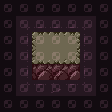

This is a level from a 2D game, rendered from its Tiled map with the project's own tilesets. A one-line summary and the complete map file follow:
An orthogonal 7x7 tile map with 16x16 px tiles, 3 tile layers (Base, Attributes, Base), 4 tilesets.

<map version="1.10" tiledversion="1.11.0" orientation="orthogonal" renderorder="right-down" width="7" height="7" tilewidth="16" tileheight="16" infinite="0" nextlayerid="41" nextobjectid="1">
 <properties>
  <property name="avoid_map_edge" type="bool" value="true" />
 </properties>
 <tileset firstgid="1" source="../MapTiles.tsx" />
 <tileset firstgid="257" source="../DiscoFloorTiles.tsx" />
 <tileset firstgid="289" source="../Attributes.tsx" />
 <tileset firstgid="293" source="../TechnicalTiles.tsx" />
 <layer id="1" name="Base" width="7" height="7">
  <data encoding="csv">
0,0,0,0,0,0,0,
0,261,275,275,275,262,0,
0,268,199,200,201,266,0,
0,268,231,232,233,266,0,
0,268,247,256,249,266,0,
0,269,259,280,259,270,0,
0,0,0,0,0,0,0
</data>
 </layer>
 <layer id="2" name="Attributes" width="7" height="7" opacity="0.2">
  <data encoding="csv">
0,0,0,0,0,0,0,
0,0,0,0,0,0,0,
0,0,291,291,291,0,0,
0,0,291,291,291,0,0,
0,0,292,292,292,0,0,
0,0,0,0,0,0,0,
0,0,0,0,0,0,0
</data>
 </layer>
 <group id="39" name="Requirements">
  <layer id="40" name="Base" width="7" height="7" opacity="0.49" tintcolor="#00ffff">
   <data encoding="csv">
265,265,265,265,265,265,265,
265,265,265,265,265,265,265,
265,265,265,265,265,265,265,
265,265,265,265,265,265,265,
265,265,265,265,265,265,265,
265,265,265,265,265,265,265,
265,265,265,265,265,265,265
</data>
  </layer>
 </group>
</map>
